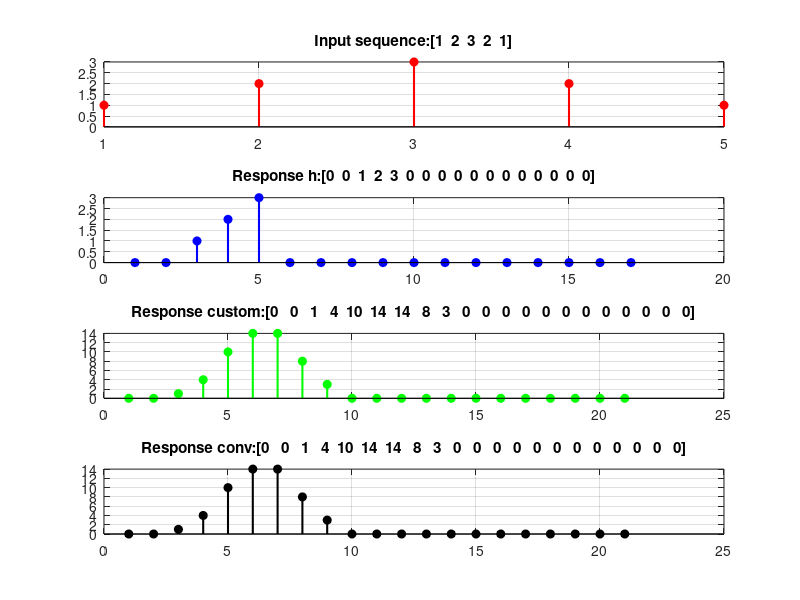
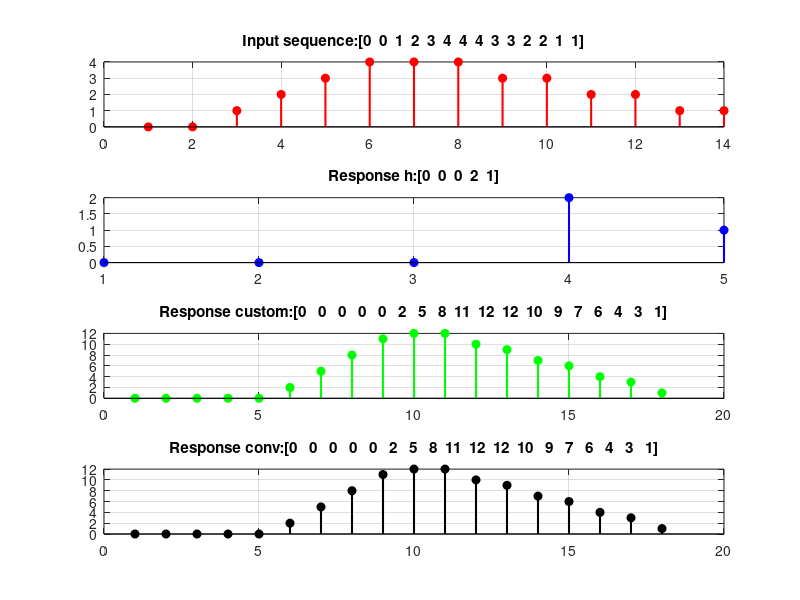

Source code (MATLAB) for these figures, in order:
clear all;

x = [0,0,1,2,3,4,4,4,3,3,2,2,1,1];%druhy ukol
x_xmpl = [1,2,3,2,1] %prvni ukol
%%%%%%%%%%%%%%%%%%%%%%%%%%%%%%%%%%%%%%%%%%%%%%%%%%%%%%%%%%%%%%
h_xmpl = [0,0,1,2,3,0,0,0,0,0,0,0,0,0,0,0,0]; %prvni ukol
h = [0,0,0,2,1] %druhy ukol
h1 =[1];
h2 = [0, 0, 0, 1];
h3 = [-1, 1 ];
h4 = [0, 0, 0, 0, 0, 0, 0, 0, 0, 0, -1, 1 ];
h5 = [3];
h6 = [0, 0, 0, 3];
h7 = [0, 0, -2, -1, 0];


%%%%%%%%%%%%%%%%%%%%%%%%%%%%%%%%%%%%%%%%%%%%%%%%%%%%%%%%%%%%%%
y_xmpl = conv(x_xmpl,h_xmpl); %prvni ukol
y = conv(x,h); %druhy ukol

y1 = conv(x,h1);
y2 = conv(x,h2);
y3 = conv(x,h3);
y4 = conv(x,h4);
y5 = conv(x,h5);
y6 = conv(x,h6);
y7 = conv(x,h7);
%%%%%%%%%%%%%%%%%%%%%%%%%%%%%%%%%%%%%%%%%%%%%%%%%%%%%%%%%%%%%%
function y = con(x_con,h_con)
  m = length(x_con);
  n = length(h_con);

  x_con=[x_con,zeros(1,n)];
  h_con=[h_con,zeros(1,m)];

  y=zeros(1,m+n-1);

  for i=1:m+n-1
    y(i)=0;
    for j=1:m+n-1
      if(j<i+1)
      y(i)=y(i)+x_con(j)*h_con(i-j+1);
      end
    end
  end
end  
%%%%%%%%%%%%%%%%%%%%%%%%%%%%%%%%%%%%%%%%%%%%%%%%%%%%%%%%%%%%%%
function p = plt(inp_seq,conv_kernel,conv_orig)
  p = con(inp_seq,conv_kernel);
  subplot(411);
  stem(inp_seq,'filled','r','LineWidth',1.5);
  grid on;
  title(strcat('Input sequence: ','[',num2str(inp_seq),']'));
    
  subplot(412);
  stem(conv_kernel,'filled','b','LineWidth',1.5);
  grid on;
  title(strcat('Response h: ','[',num2str(conv_kernel),']'));
  
  subplot(413);
  stem(p,'filled','g','LineWidth',1.5);
  grid on;
  title(strcat('Response custom: ','[',num2str(p),']'));
  
  subplot(414);
  stem(conv_orig,'filled','k','LineWidth',1.5);
  grid on;
  title(strcat('Response conv:', '[',num2str(conv_orig),']'));
    
end

figure(1);
plt(x_xmpl,h_xmpl,y_xmpl);
figure(2);
plt(x,h,y)

%Plot s mym algoritmem 
#{
subplot(711);
plot(con(x,h1),'-o-');
grid on;
%
subplot(712);
plot(con(x,h2),'-o-');
grid on;
%
subplot(713);
plot(con(x,h3),'-o-');
grid on;
%
subplot(714);
plot(con(x,h4),'-o-');
grid on;
%
subplot(715);
plot(con(x,h5),'-o-');
grid on;
%
subplot(716);
plot(con(x,h6),'-o-');
grid on;
%
subplot(717);
plot(con(x,h7),'-o-');
grid on;
%%%%%%%%%%%%%%%%%%%%%%%%%%%%%%%%%%%%%%%%%%%%%%%%%%%%%%%%%%%%%%
figure(2);
%Plot s conv funkci
subplot(711);
plot(y1,'-o-');
grid on;
%
subplot(712);
plot(y2,'-o-');
grid on;
%
subplot(713);
plot(y3,'-o-');
grid on;
%
subplot(714);
plot(y4,'-o-');
grid on;
%
subplot(715);
plot(y5,'-o-');
grid on;
%
subplot(716);
plot(y6,'-o-');
grid on;
%
subplot(717);
plot(y7,'-o-');
grid on;
#}